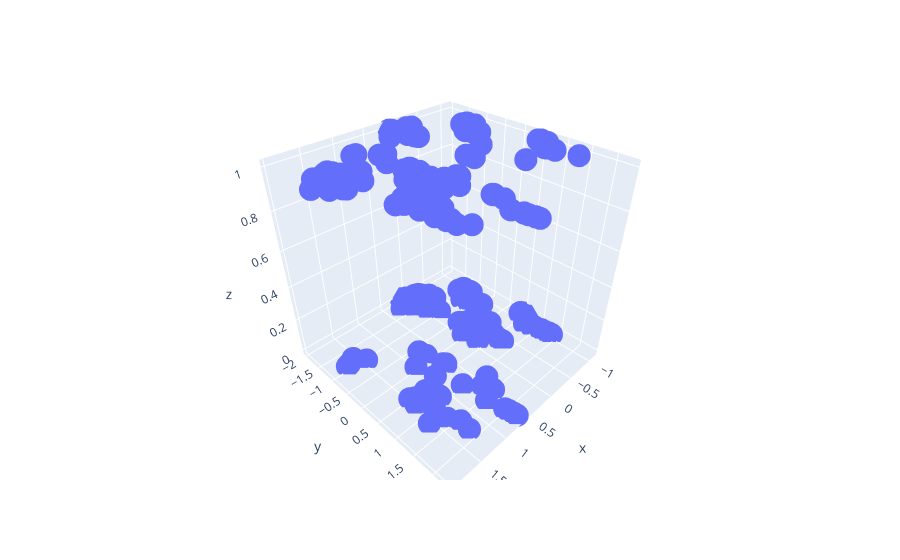

The code cell stored with this chart in its notebook:
### Code cell
import plotly.express as px

px.scatter_3d(x_train_new, x=x_train_new[:,0], y=x_train_new[:,1], z=y_train)

### Figure 1 — Plotly figure (JSON) as saved in the notebook; plotly's stock layout.template omitted (floating-point values rounded to 4 significant figures; data arrays with more than 128 entries replaced by an {"elided": "..."} marker saying what was removed)
{"data": [{"hovertemplate": "x=%{x}<br>y=%{y}<br>z=%{z}<extra></extra>", "legendgroup": "", "marker": {"color": "#636efa", "symbol": "circle"}, "mode": "markers", "name": "", "scene": "scene", "showlegend": false, "type": "scatter3d", "x": {"elided": "712 float values"}, "y": {"elided": "712 float values"}, "z": {"elided": "712 int values"}}], "layout": {"legend": {"tracegroupgap": 0}, "margin": {"t": 60}, "scene": {"domain": {"x": [0, 1], "y": [0, 1]}, "xaxis": {"title": {"text": "x"}}, "yaxis": {"title": {"text": "y"}}, "zaxis": {"title": {"text": "z"}}}}}
